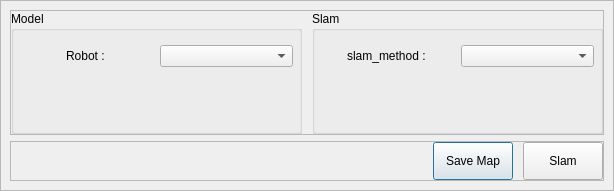
<?xml version="1.0" encoding="UTF-8"?>
<ui version="4.0">
 <class>DlgROSSlam</class>
 <widget class="QDialog" name="DlgROSSlam">
  <property name="geometry">
   <rect>
    <x>0</x>
    <y>0</y>
    <width>614</width>
    <height>191</height>
   </rect>
  </property>
  <property name="sizePolicy">
   <sizepolicy hsizetype="Preferred" vsizetype="Preferred">
    <horstretch>0</horstretch>
    <verstretch>0</verstretch>
   </sizepolicy>
  </property>
  <property name="windowTitle">
   <string>ROS-Slam</string>
  </property>
  <layout class="QVBoxLayout" name="verticalLayout">
   <property name="spacing">
    <number>0</number>
   </property>
   <property name="leftMargin">
    <number>0</number>
   </property>
   <property name="topMargin">
    <number>0</number>
   </property>
   <property name="rightMargin">
    <number>0</number>
   </property>
   <property name="bottomMargin">
    <number>0</number>
   </property>
   <item>
    <widget class="QFrame" name="fmain">
     <property name="sizePolicy">
      <sizepolicy hsizetype="Preferred" vsizetype="Ignored">
       <horstretch>0</horstretch>
       <verstretch>0</verstretch>
      </sizepolicy>
     </property>
     <property name="frameShape">
      <enum>QFrame::StyledPanel</enum>
     </property>
     <property name="frameShadow">
      <enum>QFrame::Raised</enum>
     </property>
     <property name="lineWidth">
      <number>0</number>
     </property>
     <layout class="QVBoxLayout" name="verticalLayout_2">
      <item>
       <layout class="QVBoxLayout" name="verticalLayout_3" stretch="0,0">
        <item>
         <widget class="QFrame" name="frame_2">
          <property name="sizePolicy">
           <sizepolicy hsizetype="Preferred" vsizetype="Minimum">
            <horstretch>0</horstretch>
            <verstretch>0</verstretch>
           </sizepolicy>
          </property>
          <property name="minimumSize">
           <size>
            <width>0</width>
            <height>50</height>
           </size>
          </property>
          <property name="frameShape">
           <enum>QFrame::StyledPanel</enum>
          </property>
          <property name="frameShadow">
           <enum>QFrame::Raised</enum>
          </property>
          <property name="lineWidth">
           <number>0</number>
          </property>
          <layout class="QHBoxLayout" name="horizontalLayout_7">
           <property name="spacing">
            <number>0</number>
           </property>
           <property name="leftMargin">
            <number>0</number>
           </property>
           <property name="topMargin">
            <number>0</number>
           </property>
           <property name="rightMargin">
            <number>0</number>
           </property>
           <property name="bottomMargin">
            <number>0</number>
           </property>
           <item>
            <layout class="QHBoxLayout" name="horizontalLayout" stretch="1,1">
             <property name="spacing">
              <number>10</number>
             </property>
             <item>
              <widget class="QGroupBox" name="groupBox_2">
               <property name="sizePolicy">
                <sizepolicy hsizetype="Preferred" vsizetype="Expanding">
                 <horstretch>0</horstretch>
                 <verstretch>0</verstretch>
                </sizepolicy>
               </property>
               <property name="title">
                <string>Model</string>
               </property>
               <layout class="QVBoxLayout" name="verticalLayout_6">
                <property name="spacing">
                 <number>0</number>
                </property>
                <property name="leftMargin">
                 <number>0</number>
                </property>
                <property name="topMargin">
                 <number>0</number>
                </property>
                <property name="rightMargin">
                 <number>0</number>
                </property>
                <property name="bottomMargin">
                 <number>0</number>
                </property>
                <item>
                 <widget class="QFrame" name="frame_3">
                  <property name="frameShape">
                   <enum>QFrame::NoFrame</enum>
                  </property>
                  <property name="frameShadow">
                   <enum>QFrame::Raised</enum>
                  </property>
                  <property name="lineWidth">
                   <number>0</number>
                  </property>
                  <layout class="QHBoxLayout" name="horizontalLayout_2">
                   <property name="spacing">
                    <number>6</number>
                   </property>
                   <property name="leftMargin">
                    <number>6</number>
                   </property>
                   <property name="topMargin">
                    <number>0</number>
                   </property>
                   <property name="rightMargin">
                    <number>6</number>
                   </property>
                   <property name="bottomMargin">
                    <number>0</number>
                   </property>
                   <item>
                    <widget class="QLabel" name="label_2">
                     <property name="text">
                      <string>Robot : </string>
                     </property>
                     <property name="alignment">
                      <set>Qt::AlignCenter</set>
                     </property>
                    </widget>
                   </item>
                   <item>
                    <widget class="QComboBox" name="cbSlamRobot"/>
                   </item>
                  </layout>
                 </widget>
                </item>
                <item>
                 <widget class="QFrame" name="frame_4">
                  <property name="frameShape">
                   <enum>QFrame::NoFrame</enum>
                  </property>
                  <property name="frameShadow">
                   <enum>QFrame::Raised</enum>
                  </property>
                 </widget>
                </item>
               </layout>
              </widget>
             </item>
             <item>
              <widget class="QGroupBox" name="groupBox">
               <property name="sizePolicy">
                <sizepolicy hsizetype="Preferred" vsizetype="Expanding">
                 <horstretch>0</horstretch>
                 <verstretch>0</verstretch>
                </sizepolicy>
               </property>
               <property name="title">
                <string>Slam</string>
               </property>
               <layout class="QVBoxLayout" name="verticalLayout_5">
                <property name="spacing">
                 <number>0</number>
                </property>
                <property name="leftMargin">
                 <number>0</number>
                </property>
                <property name="topMargin">
                 <number>0</number>
                </property>
                <property name="rightMargin">
                 <number>0</number>
                </property>
                <property name="bottomMargin">
                 <number>0</number>
                </property>
                <item>
                 <widget class="QFrame" name="frame_5">
                  <property name="frameShape">
                   <enum>QFrame::NoFrame</enum>
                  </property>
                  <property name="frameShadow">
                   <enum>QFrame::Raised</enum>
                  </property>
                  <layout class="QHBoxLayout" name="horizontalLayout_6">
                   <property name="leftMargin">
                    <number>6</number>
                   </property>
                   <property name="topMargin">
                    <number>0</number>
                   </property>
                   <property name="rightMargin">
                    <number>6</number>
                   </property>
                   <property name="bottomMargin">
                    <number>0</number>
                   </property>
                   <item>
                    <widget class="QLabel" name="label">
                     <property name="text">
                      <string>slam_method : </string>
                     </property>
                     <property name="alignment">
                      <set>Qt::AlignCenter</set>
                     </property>
                    </widget>
                   </item>
                   <item>
                    <widget class="QComboBox" name="cbSlamMethod"/>
                   </item>
                  </layout>
                 </widget>
                </item>
                <item>
                 <widget class="QFrame" name="frame_6">
                  <property name="frameShape">
                   <enum>QFrame::NoFrame</enum>
                  </property>
                  <property name="frameShadow">
                   <enum>QFrame::Raised</enum>
                  </property>
                 </widget>
                </item>
               </layout>
              </widget>
             </item>
            </layout>
           </item>
          </layout>
         </widget>
        </item>
        <item>
         <widget class="QFrame" name="frame">
          <property name="sizePolicy">
           <sizepolicy hsizetype="Preferred" vsizetype="Fixed">
            <horstretch>0</horstretch>
            <verstretch>0</verstretch>
           </sizepolicy>
          </property>
          <property name="minimumSize">
           <size>
            <width>407</width>
            <height>40</height>
           </size>
          </property>
          <property name="frameShape">
           <enum>QFrame::StyledPanel</enum>
          </property>
          <property name="frameShadow">
           <enum>QFrame::Raised</enum>
          </property>
          <property name="lineWidth">
           <number>0</number>
          </property>
          <layout class="QHBoxLayout" name="horizontalLayout_4">
           <property name="spacing">
            <number>0</number>
           </property>
           <property name="leftMargin">
            <number>0</number>
           </property>
           <property name="topMargin">
            <number>0</number>
           </property>
           <property name="rightMargin">
            <number>0</number>
           </property>
           <property name="bottomMargin">
            <number>0</number>
           </property>
           <item>
            <layout class="QHBoxLayout" name="horizontalLayout_3">
             <property name="spacing">
              <number>10</number>
             </property>
             <property name="leftMargin">
              <number>6</number>
             </property>
             <item>
              <spacer name="horizontalSpacer">
               <property name="orientation">
                <enum>Qt::Horizontal</enum>
               </property>
               <property name="sizeHint" stdset="0">
                <size>
                 <width>40</width>
                 <height>20</height>
                </size>
               </property>
              </spacer>
             </item>
             <item>
              <widget class="QPushButton" name="btnROSSlamSaveMap">
               <property name="enabled">
                <bool>true</bool>
               </property>
               <property name="sizePolicy">
                <sizepolicy hsizetype="Minimum" vsizetype="Preferred">
                 <horstretch>0</horstretch>
                 <verstretch>0</verstretch>
                </sizepolicy>
               </property>
               <property name="text">
                <string>Save Map</string>
               </property>
              </widget>
             </item>
             <item>
              <widget class="QPushButton" name="btnROSSlamStart">
               <property name="sizePolicy">
                <sizepolicy hsizetype="Minimum" vsizetype="Preferred">
                 <horstretch>0</horstretch>
                 <verstretch>0</verstretch>
                </sizepolicy>
               </property>
               <property name="text">
                <string>Slam</string>
               </property>
              </widget>
             </item>
            </layout>
           </item>
          </layout>
         </widget>
        </item>
       </layout>
      </item>
     </layout>
    </widget>
   </item>
  </layout>
 </widget>
 <resources/>
 <connections/>
</ui>
